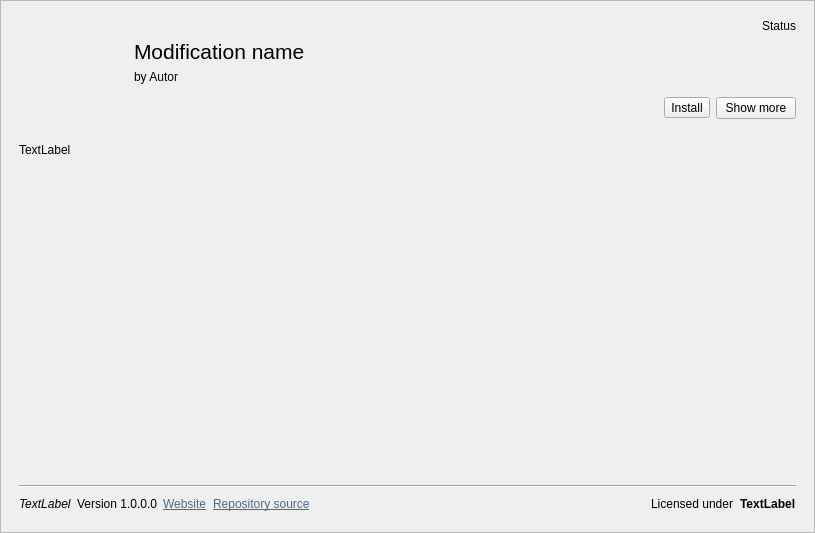
<?xml version="1.0" encoding="UTF-8"?>
<ui version="4.0">
 <class>ModRepositoryEntryWidget</class>
 <widget class="QWidget" name="ModRepositoryEntryWidget">
  <property name="geometry">
   <rect>
    <x>0</x>
    <y>0</y>
    <width>815</width>
    <height>533</height>
   </rect>
  </property>
  <property name="windowTitle">
   <string>Form</string>
  </property>
  <property name="locale">
   <locale language="English" country="UnitedStates"/>
  </property>
  <layout class="QVBoxLayout" name="verticalLayout">
   <property name="leftMargin">
    <number>0</number>
   </property>
   <property name="topMargin">
    <number>0</number>
   </property>
   <property name="rightMargin">
    <number>0</number>
   </property>
   <property name="bottomMargin">
    <number>0</number>
   </property>
   <item>
    <widget class="QFrame" name="frame">
     <property name="frameShape">
      <enum>QFrame::StyledPanel</enum>
     </property>
     <property name="frameShadow">
      <enum>QFrame::Raised</enum>
     </property>
     <layout class="QVBoxLayout" name="verticalLayout_3">
      <item>
       <widget class="QWidget" name="mainWidget" native="true">
        <property name="sizePolicy">
         <sizepolicy hsizetype="Preferred" vsizetype="Fixed">
          <horstretch>0</horstretch>
          <verstretch>0</verstretch>
         </sizepolicy>
        </property>
        <property name="minimumSize">
         <size>
          <width>0</width>
          <height>100</height>
         </size>
        </property>
        <property name="maximumSize">
         <size>
          <width>16777215</width>
          <height>120</height>
         </size>
        </property>
        <layout class="QHBoxLayout" name="horizontalLayout_2">
         <item>
          <widget class="QLabel" name="lblIcon">
           <property name="sizePolicy">
            <sizepolicy hsizetype="Fixed" vsizetype="Fixed">
             <horstretch>0</horstretch>
             <verstretch>0</verstretch>
            </sizepolicy>
           </property>
           <property name="minimumSize">
            <size>
             <width>100</width>
             <height>100</height>
            </size>
           </property>
           <property name="maximumSize">
            <size>
             <width>100</width>
             <height>100</height>
            </size>
           </property>
           <property name="text">
            <string/>
           </property>
           <property name="pixmap">
            <pixmap resource="resources.qrc">:/resources/icons/mod-100.png</pixmap>
           </property>
           <property name="scaledContents">
            <bool>true</bool>
           </property>
          </widget>
         </item>
         <item>
          <widget class="QWidget" name="verticalWidget" native="true">
           <property name="sizePolicy">
            <sizepolicy hsizetype="Expanding" vsizetype="Preferred">
             <horstretch>0</horstretch>
             <verstretch>0</verstretch>
            </sizepolicy>
           </property>
           <layout class="QVBoxLayout" name="verticalLayout_4">
            <property name="topMargin">
             <number>20</number>
            </property>
            <item>
             <widget class="QLabel" name="lblName">
              <property name="font">
               <font>
                <pointsize>16</pointsize>
               </font>
              </property>
              <property name="text">
               <string>Modification name</string>
              </property>
             </widget>
            </item>
            <item>
             <widget class="QLabel" name="lblAuthor">
              <property name="sizePolicy">
               <sizepolicy hsizetype="Preferred" vsizetype="Expanding">
                <horstretch>0</horstretch>
                <verstretch>0</verstretch>
               </sizepolicy>
              </property>
              <property name="text">
               <string>by Autor</string>
              </property>
              <property name="alignment">
               <set>Qt::AlignLeading|Qt::AlignLeft|Qt::AlignTop</set>
              </property>
             </widget>
            </item>
           </layout>
          </widget>
         </item>
         <item>
          <layout class="QVBoxLayout" name="verticalLayout_2">
           <item>
            <widget class="QLabel" name="lblStatus">
             <property name="text">
              <string>Status</string>
             </property>
             <property name="alignment">
              <set>Qt::AlignRight|Qt::AlignTrailing|Qt::AlignVCenter</set>
             </property>
            </widget>
           </item>
           <item>
            <spacer name="verticalSpacer">
             <property name="orientation">
              <enum>Qt::Vertical</enum>
             </property>
             <property name="sizeHint" stdset="0">
              <size>
               <width>20</width>
               <height>40</height>
              </size>
             </property>
            </spacer>
           </item>
           <item>
            <layout class="QHBoxLayout" name="horizontalLayout">
             <item>
              <widget class="QToolButton" name="btnInstall">
               <property name="toolTip">
                <string>Installs/updates this mod.</string>
               </property>
               <property name="text">
                <string>Install</string>
               </property>
               <property name="icon">
                <iconset theme="edit-download">
                 <normaloff>.</normaloff>.</iconset>
               </property>
               <property name="popupMode">
                <enum>QToolButton::DelayedPopup</enum>
               </property>
               <property name="toolButtonStyle">
                <enum>Qt::ToolButtonTextBesideIcon</enum>
               </property>
              </widget>
             </item>
             <item>
              <widget class="QPushButton" name="btnShowMore">
               <property name="text">
                <string>Show more</string>
               </property>
               <property name="icon">
                <iconset theme="arrow-down">
                 <normaloff>.</normaloff>.</iconset>
               </property>
               <property name="checkable">
                <bool>true</bool>
               </property>
              </widget>
             </item>
            </layout>
           </item>
          </layout>
         </item>
        </layout>
       </widget>
      </item>
      <item>
       <widget class="QWidget" name="expandWidget" native="true">
        <layout class="QVBoxLayout" name="verticalLayout_6">
         <item>
          <widget class="QLabel" name="lblDescription">
           <property name="sizePolicy">
            <sizepolicy hsizetype="Preferred" vsizetype="Expanding">
             <horstretch>0</horstretch>
             <verstretch>0</verstretch>
            </sizepolicy>
           </property>
           <property name="text">
            <string>TextLabel</string>
           </property>
           <property name="alignment">
            <set>Qt::AlignLeading|Qt::AlignLeft|Qt::AlignTop</set>
           </property>
           <property name="wordWrap">
            <bool>true</bool>
           </property>
           <property name="openExternalLinks">
            <bool>true</bool>
           </property>
          </widget>
         </item>
         <item>
          <widget class="Line" name="line">
           <property name="orientation">
            <enum>Qt::Horizontal</enum>
           </property>
          </widget>
         </item>
         <item>
          <layout class="QHBoxLayout" name="horizontalLayout_3">
           <item>
            <widget class="QLabel" name="lblIdentifier">
             <property name="font">
              <font>
               <italic>true</italic>
              </font>
             </property>
             <property name="text">
              <string>TextLabel</string>
             </property>
            </widget>
           </item>
           <item>
            <widget class="QLabel" name="lblVersion">
             <property name="sizePolicy">
              <sizepolicy hsizetype="Minimum" vsizetype="Preferred">
               <horstretch>0</horstretch>
               <verstretch>0</verstretch>
              </sizepolicy>
             </property>
             <property name="text">
              <string>Version 1.0.0.0</string>
             </property>
            </widget>
           </item>
           <item>
            <widget class="QLabel" name="lblWebsite">
             <property name="sizePolicy">
              <sizepolicy hsizetype="Preferred" vsizetype="Preferred">
               <horstretch>0</horstretch>
               <verstretch>0</verstretch>
              </sizepolicy>
             </property>
             <property name="text">
              <string>&lt;html&gt;&lt;head/&gt;&lt;body&gt;&lt;p&gt;&lt;a href=&quot;https://&quot;&gt;&lt;span style=&quot; text-decoration: underline; color:#4c6b8a;&quot;&gt;Website&lt;/span&gt;&lt;/a&gt;&lt;/p&gt;&lt;/body&gt;&lt;/html&gt;</string>
             </property>
             <property name="alignment">
              <set>Qt::AlignLeading|Qt::AlignLeft|Qt::AlignVCenter</set>
             </property>
             <property name="openExternalLinks">
              <bool>true</bool>
             </property>
            </widget>
           </item>
           <item>
            <widget class="QLabel" name="lblRepositorySource">
             <property name="text">
              <string>&lt;html&gt;&lt;head/&gt;&lt;body&gt;&lt;p&gt;&lt;a href=&quot;https://&quot;&gt;&lt;span style=&quot; text-decoration: underline; color:#4c6b8a;&quot;&gt;Repository source&lt;/span&gt;&lt;/a&gt;&lt;/p&gt;&lt;/body&gt;&lt;/html&gt;</string>
             </property>
             <property name="openExternalLinks">
              <bool>true</bool>
             </property>
            </widget>
           </item>
           <item>
            <spacer name="horizontalSpacer">
             <property name="orientation">
              <enum>Qt::Horizontal</enum>
             </property>
             <property name="sizeHint" stdset="0">
              <size>
               <width>40</width>
               <height>20</height>
              </size>
             </property>
            </spacer>
           </item>
           <item>
            <widget class="QLabel" name="label_13">
             <property name="text">
              <string>Licensed under</string>
             </property>
            </widget>
           </item>
           <item>
            <widget class="QLabel" name="lblLicense">
             <property name="font">
              <font>
               <weight>75</weight>
               <bold>true</bold>
              </font>
             </property>
             <property name="text">
              <string>TextLabel</string>
             </property>
            </widget>
           </item>
          </layout>
         </item>
        </layout>
       </widget>
      </item>
     </layout>
    </widget>
   </item>
  </layout>
 </widget>
 <resources>
  <include location="resources.qrc"/>
 </resources>
 <connections/>
</ui>
